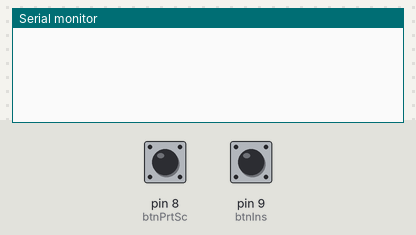
Bench run of a sketch on a simulated Arduino Uno, built with avr-gcc and run on an emulated ATmega328P. On the bench: the last lines printed to the serial monitor. The inputs (shaded band) are chosen by the test bench; at power-on: pin 8 (btnPrtSc) HIGH, pin 9 (btnIns) HIGH.

Above: at 1.2 s.
1.3 s: pin 8 (btnPrtSc) pulled LOW for 0.15 s
At 2.2 s:
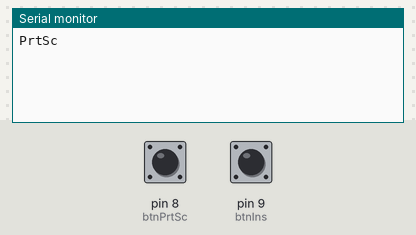
2.9 s: pin 9 (btnIns) pulled LOW for 0.15 s
At 3.4 s:
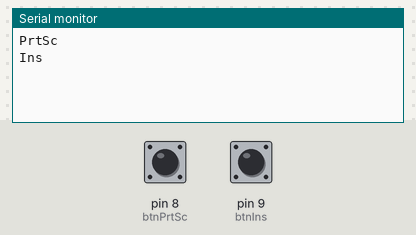

Measured:
- after the input at 1.3 s, the serial monitor: prints a new line at once (image 1)
- after the input at 2.9 s, the serial monitor: prints a new line at once (image 2)

The sketch:

PrtScIns.ino
```cpp
int btnPrtSc = 8;
int btnIns = 9;

void setup()
{
  Serial.begin(9600);
  pinMode(btnPrtSc, INPUT_PULLUP);
  pinMode(btnIns, INPUT_PULLUP);
}

void loop()
{
    SerialPrintln(btnPrtSc, "PrtSc");
    SerialPrintln(btnIns, "Ins");
}

void SerialPrintln(int btn,String printStr)
{
  if(digitalRead(btn) == LOW)
  {
      Serial.println(printStr);
      delay(300);
  }
}
```
